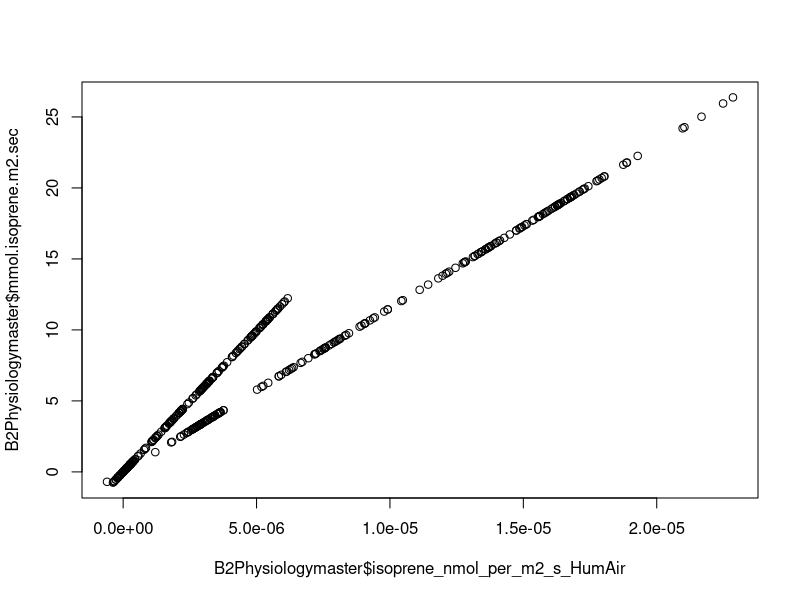
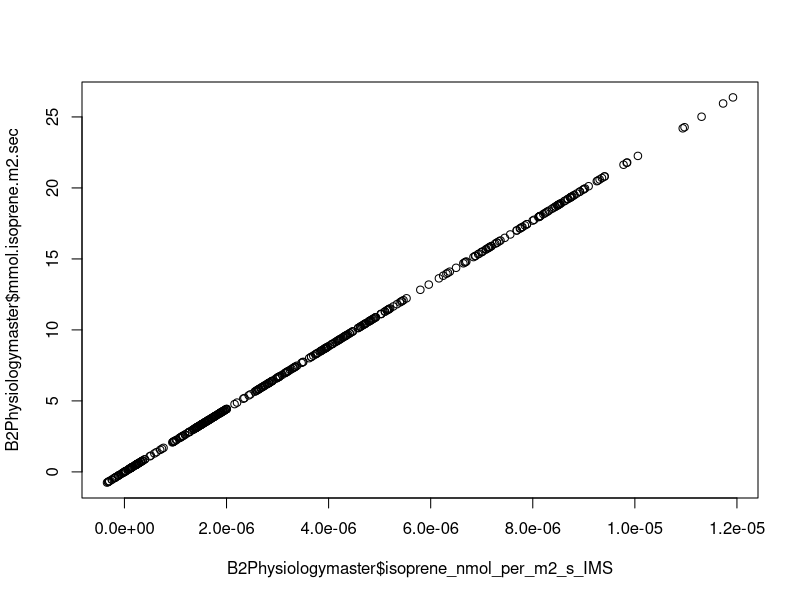
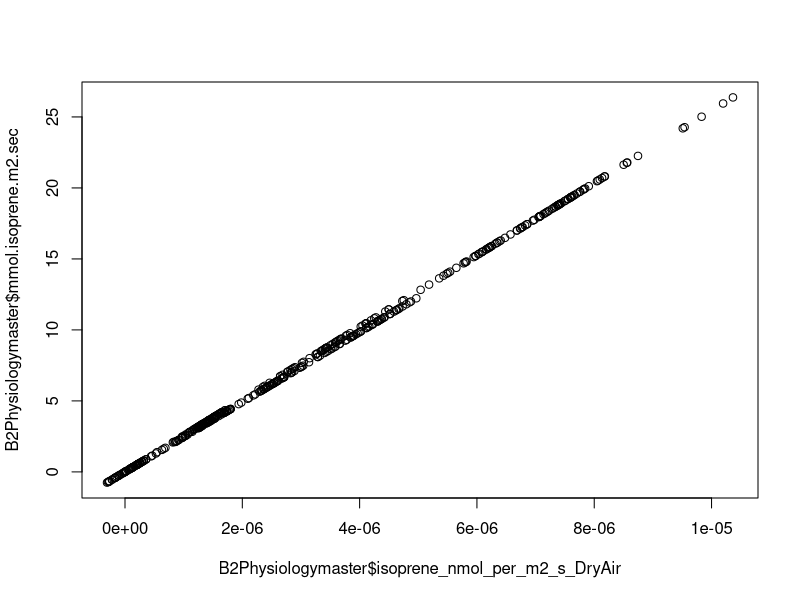

These figures' R source, in order:
#purpose: testing temperature functions for rho (density of air) & comparing with Amberly's data
#author: Dave Moore - based on Ian's workflow

#Load data
#Amberly's data from B2

B2Physiologymaster = read.table("./data/Neice_IsopreneAci2014.csv", na.strings=c('.'), stringsAsFactors=FALSE, head=TRUE, sep=",")

ASL = 1164.34 #elevation of B2
P_AirPressPa = 101325*(1 - 2.25577*10^-5*ASL)^5.25588 #air pressure Pa as a function of Temperature        
P_AirPress_KPa = P_AirPressPa/1000 #unit conversion to kPa
# P_AirPressPa = air pressure (Pa)
# ASL = altitude above sea level (m)



##############################
# micrograms of isoprene to milimoles of isoprene (ug_iso -> mmol_iso)

# micrograms of isoprene to grams of isoprene
# 1 g_iso/1000000 ug_iso
a <- 1/1000000

# grams of isoprene to moles of isoprene
# 1 mol_iso/68.12 g_iso
b <- 1/68.12

#### moles of isoprene to milimoles of isoprene
#### 1000 mmol_iso/1 mol_iso

####c <- 1000/1

# looks like it should be nanomoles of isoprene, per Eller et al. 2012

# moles of isoprene to nanomoles of isoprene
# 1000000000 nmol_iso/1 mol_iso
c <- 1000000000/1

###############################
# kilograms of air to seconds (kg_air -> s)

# kilograms of air to cubic meters of air (density of air;  temperature dependent)
# need to add source of value and possibly change to equation
# this is the value for 35C
# 1.1455 kg_air/1 m^3_air
d <- 1.1455/1

#d is properaly described as rho - density of air

M_da = 0.028964 #Molar mass of dry air, kg/mol
M_wv = 0.018016 #Molar mass of water vapor,  kg/mol
R_ugc = 8.314 #Universal gas constant,  J/(K·mol)
#P_wv = # partial pressure of water vapour
  
  P_wv25 = 3169.0 # @25 C Water Vapor Pressure P(Pa)
P_wv35  = 5626.7 # @ 35 C Water Vapor Pressure P(Pa)

#hack for two different Water Vapor Pressure values for 25 and 35 degrees 
diff_Pwv=(5626.7 - 3169.0)
B2Physiologymaster$P_wv=5626.7 + ((B2Physiologymaster$Tref-35)/10)*diff_Pwv 

R_spc = 287.058 # J/(kg·K)


B2Physiologymaster$Temp_kelvin = 273.16 + B2Physiologymaster$Tref
B2Physiologymaster$rho_dry = P_AirPressPa/ (R_spc * B2Physiologymaster$Temp_kelvin)
# R_spc = specific gas constant for dry air is 287.058 J/(kg·K)

#rho for humid air (note this is a hack that only works for 25 C and 35 C)
B2Physiologymaster$rho_humid = (B2Physiologymaster$rho_dry*M_da + B2Physiologymaster$P_wv)/(R_ugc*B2Physiologymaster$Temp_kelvin)


# cubic meters of air to liters of air
# 1 m^3_air/1000 L_air
e <- 1/1000

# liters of air to moles of air
# 22.4 L_air/1 mol_air
f <- 22.4/1

# moles of air to micromoles of air
# 1 mol_air/1000000 umol_air
g <- 1/1000000

# micromoles of air to seconds (LICOR flow rate)
# 600 umol_air/1 s
h <- 600/1

###############################
# milimoles of isoprene per second to milimoles of isoprene per square meter second (mmol_iso/s -> mmol_iso/(s*m^2))

# divide by leaf area (area of LICOR cuvette head)
# 1/6 cm^2
i <- 1/6

# square centimeters to square meters
# 10000 cm^2/1 m^2
j <- 10000/1


# apply unit converions

B2Physiologymaster$isoprene_nmol_per_m2_s_IMS <- B2Physiologymaster$mmol.isoprene...umol.air * a * b * c * d * e * f * g * h * i * j


B2Physiologymaster$isoprene_nmol_per_m2_s_DryAir <- B2Physiologymaster$mmol.isoprene...umol.air * a * b * c * B2Physiologymaster$rho_dry * e * f * g * h * i * j
B2Physiologymaster$isoprene_nmol_per_m2_s_HumAir <- B2Physiologymaster$mmol.isoprene...umol.air * a * b * c * B2Physiologymaster$rho_humid * e * f * g * h * i * j

plot (B2Physiologymaster$isoprene_nmol_per_m2_s_HumAir,B2Physiologymaster$mmol.isoprene.m2.sec)
plot (B2Physiologymaster$isoprene_nmol_per_m2_s_IMS,B2Physiologymaster$mmol.isoprene.m2.sec)
plot (B2Physiologymaster$isoprene_nmol_per_m2_s_DryAir,B2Physiologymaster$mmol.isoprene.m2.sec)

